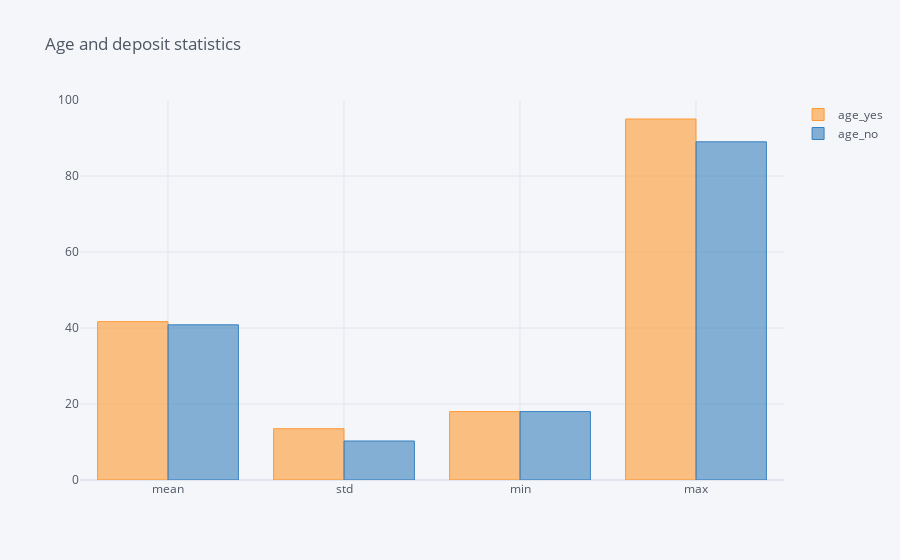

Write notebook code for a chart like this one.
### Code cell
a_df.drop(['count', '25%', '50%', '75%']).iplot(kind = 'bar', title = 'Age and deposit statistics')

### Figure 1 — Plotly figure (JSON) as saved in the notebook; plotly's stock layout.template omitted (floating-point values rounded to 4 significant figures)
{"data": [{"marker": {"color": "rgba(255, 153, 51, 0.6)", "line": {"color": "rgba(255, 153, 51, 1.0)", "width": 1}}, "name": "age_yes", "orientation": "v", "text": "", "type": "bar", "x": ["mean", "std", "min", "max"], "y": [41.67, 13.5, 18, 95]}, {"marker": {"color": "rgba(55, 128, 191, 0.6)", "line": {"color": "rgba(55, 128, 191, 1.0)", "width": 1}}, "name": "age_no", "orientation": "v", "text": "", "type": "bar", "x": ["mean", "std", "min", "max"], "y": [40.84, 10.26, 18, 89]}], "layout": {"autosize": true, "legend": {"bgcolor": "#F5F6F9", "font": {"color": "#4D5663"}}, "paper_bgcolor": "#F5F6F9", "plot_bgcolor": "#F5F6F9", "title": {"font": {"color": "#4D5663"}, "text": "Age and deposit statistics"}, "xaxis": {"autorange": true, "gridcolor": "#E1E5ED", "range": [-0.5, 3.5], "showgrid": true, "tickfont": {"color": "#4D5663"}, "title": {"font": {"color": "#4D5663"}, "text": ""}, "type": "category", "zerolinecolor": "#E1E5ED"}, "yaxis": {"autorange": true, "gridcolor": "#E1E5ED", "range": [0, 100], "showgrid": true, "tickfont": {"color": "#4D5663"}, "title": {"font": {"color": "#4D5663"}, "text": ""}, "type": "linear", "zerolinecolor": "#E1E5ED"}}}
